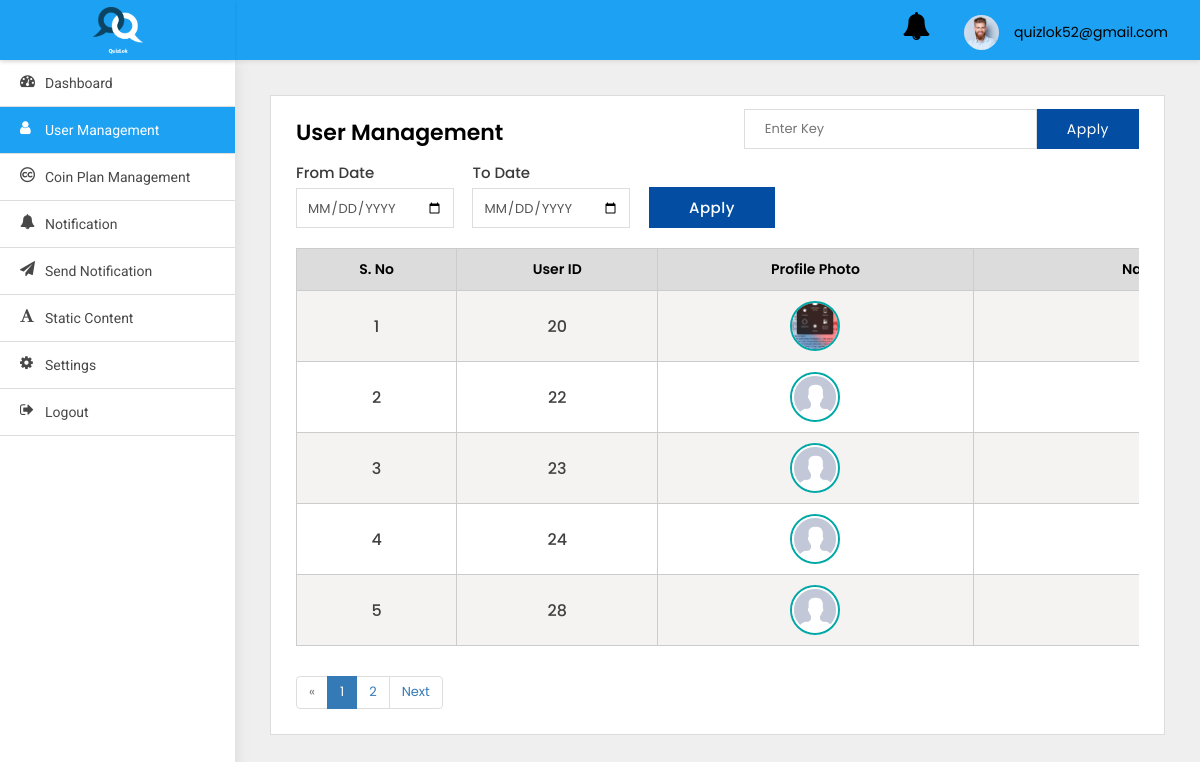
/adminpanel/users-list/ (signed in), run on an earlier commit of the app's database.
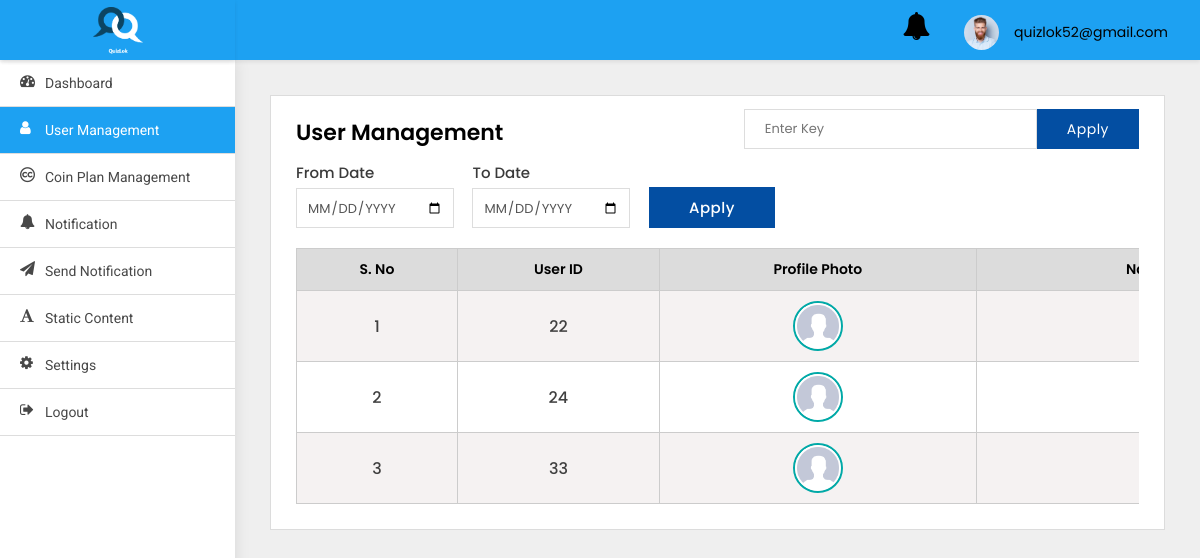
And on a later commit of the database.
### src/models.py (models this page shows)
class AppUser(models.Model):
    username = models.CharField(default='first name', max_length=100)
    country_code = models.CharField(default='+91', max_length=10)
    phone_number = models.CharField(default='', max_length=13)
    password = models.CharField(default='123456', max_length=100)
    profile_pic = models.ImageField(default='default_profile.png', null=True, blank=True)
    device_token = models.CharField(default='', max_length=2000)
    created_at = models.DateTimeField(auto_now_add=True)

### adminpanel/views.py (the view)
# urls.py: path('users-list/', UsersList.as_view(), name='users-list'),
class UsersList(LoginRequiredMixin, ListView):
    paginate_by = 5
    model = User
    template_name = 'user-management.html'
    login_url = 'adminpanel:login'
    def get(self, request, *args, **kwargs):
        qs = self.request.GET.get('qs')
        if qs:
            search = AppUser.objects.filter(Q(username__icontains=qs) |
                                            Q(id__icontains=qs) |
                                            Q(phone_number__icontains=qs))
            search_count = len(search)
            context = {
                'search': search,
            }
            if search:
                messages.info(self.request, str(
                    search_count) + ' matches found')
                return render(self.request, 'user-management.html', context)
            else:
                messages.info(self.request, 'No results found')
                return render(self.request, 'user-management.html', context)
        else:
            users = AppUser.objects.all()
            myfilter = UserFilter(self.request.GET, queryset=users)
            users = myfilter.qs
            print(users.count())
            paginator = Paginator(users, self.paginate_by)
            page_number = self.request.GET.get('page')
            page_obj = paginator.get_page(page_number)
            context = {
                'object_list': users,
                'myfilter': myfilter,
                'pages': page_obj,
            }
            return render(self.request, "user-management.html", context)

### adminpanel/templates/user-management.html (shortened to what the changed rows need)
{% extends 'base.html' %}
{% block body %}
<div class="WrapperArea">
    <div class="WrapperBox">
        <div class="Small-Wrapper">
            {% if search %}
            <div class="TableList">
                <div class="dragscroll">
                    <table style="width: 150vw">
                        <thead>
                        <tr>
                            <th>S. No</th>
                            <th>User ID</th>
                            <th>Name of the user</th>
                            <th>Profile Photo</th>
                            <th>Phone Number</th>
                            <th>Action</th>
                        </tr>
                        </thead>
                        <tbody>
                        {% for object in search %}
                        <tr>
                            <td>{{forloop.counter}}</td>
                            <td>{{object.id}}</td>
                            <td>{{object.username}}</td>
                            {% if object.profile_pic %}
                            <td>
                                <figure><img src="{{object.profile_pic.url}}" alt="Profile pic"></figure>
                            </td>
                            {% else %}
                            <td>
                                <figure><img src="https://snapic-bucket.s3.amazonaws.com/static/default_profile.png"
                                             alt=""></figure>
                            </td>
                            {% endif %}
                            <td>{{object.phone_number}}</td>
                            <td>
                                <a class="Blue" href="{% url 'adminpanel:user-detail' object.id %}">
                                    <i class="fa fa-eye"></i>
                                </a>
                                <button class="Red deleteButton" value="{{object.id}}" data-toggle="modal"
                                        data-target="#DeleteModal" style="border:none;box-shadow:none;
                                                                                background:transparent;outline:0;">
                                    <i class="fa fa-trash"></i>
                                </button>
                                {% if object.is_blocked %}
                                <button class="Red cross" data-target="#UnBlock" data-toggle="modal"
                                        value="{{object.id}}"
                                        style="border:none;box-shadow:none;background:transparent;outline:0;margin-left:10px;">
                                    <i class="fa fa-ban"></i>
                                </button>
                                {% else %}
                                <button class="Green tick" data-target="#Block" data-toggle="modal"
                                        value="{{object.id}}"
                                        style="border:none;box-shadow:none;background:transparent;outline:0;margin-left:10px;">
                                    <i class="fa fa-check"></i>
                                </button>
                                {% endif %}
                            </td>
                        </tr>
                        {% endfor %}
                        </tbody>
                    </table>
                </div>
            </div>
            {% elif pages %}
            <div class="TableList">
                <div class="dragscroll">
                    <table style="width: 150vw">
                        <thead>
                        <tr>
                            <th>S. No</th>
                            <th>User ID</th>
                            <th>Profile Photo</th>
                            <th>Name of the user</th>
                        </tr>
                        </thead>
                        <tbody>
                        {% for object in pages %}
                        <tr>
                            <td>{{forloop.counter}}</td>
                            <td>{{object.id}}</td>
                            {% if object.profile_pic %}
                            <td>
                                <center>
                                    <figure><img src="{{object.profile_pic.url}}" alt="Profile pic"></figure>
                                </center>
                            </td>
                            {% endif %}
                            <td>{{object.username}}</td>
                        </tr>
                        {% endfor %}
                        </tbody>
                    </table>
                </div>
            </div>
            {% endif %}
            {% if pages.has_other_pages %}
            <ul class="pagination">
                {% if pages.has_previous %}
                <li class="page-item"><a aria-label="Previous" class="page-link"
                                         href="?page={{ pages.previous_page_number }}">Previous</a></li>
                {% else %}
                <li class="page-item disabled"><span>&laquo;</span></li>
                {% endif %}
                {% for i in pages.paginator.page_range %}
                {% if pages.number == i %}
                <li class="page-item active"><span>{{ i }} <span class="sr-only">(current)</span></span></li>
                {% else %}
                <li class="page-item"><a class="page-link" href="?page={{ i }}">{{ i }}</a></li>
                {% endif %}
                {% endfor %}
                {% if pages.has_next %}
                <li class="page-item"><a aria-label="Next" class="page-link" href="?page={{ pages.next_page_number }}">Next</a>
                </li>
                {% else %}
                <li class="page-item disabled"><span>&raquo;</span></li>
                {% endif %}
            </ul>
            {% endif %}
        </div>
    </div>
</div>
{% endblock body %}

What changed in the data, as far as the page shows it:
removed AppUser: id "20", profile_pic (picture)
removed AppUser: id "23", profile_pic (placeholder picture)
removed AppUser: id "28", profile_pic (placeholder picture)
added AppUser: id "33", profile_pic (placeholder picture)
Also different on the page:
text no longer shown: "« Next"
list line gone: "1"
list line gone: "2"
